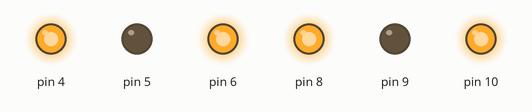
This sketch was run on a simulated Arduino Uno, built with avr-gcc and run on an emulated ATmega328P. On the bench: output pins drawn as LEDs (lit = HIGH).

Above: at 2.5 s.
At 7.5 s:
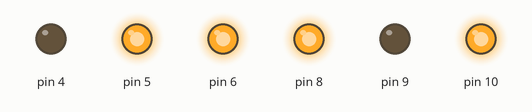
At 12.5 s:
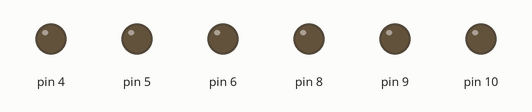
Timing chart, 0 to 19.5 s (numbered marks = the images above):
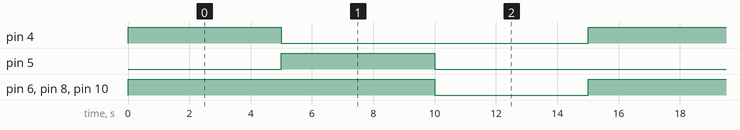

Measured:
- by itself, pin 4, pin 5: alternates HIGH for 5.0 s and LOW for 10.0 s
- by itself, pin 6, pin 8, pin 10: alternates HIGH for 10.0 s and LOW for 5.0 s
- by itself, everything shown: repeats every 15.0 s, in 3 steps

The sketch:

Motor.ino
```cpp
#include "motor.h"

Motor leftMotor(4, 5, 6);
Motor rightMotor(8, 9, 10);

void setup() {
  leftMotor.init();
  rightMotor.init();
}

void loop() {
  // Ambos motores hacia adelante por 5 segundos
  leftMotor.moveForward(255);
  rightMotor.moveForward(255);
  delay(5000);

  // Motor izquierdo hacia atrás, motor derecho hacia adelante (giro)
  leftMotor.moveBackward(255);
  rightMotor.moveForward(255);
  delay(5000);

  // Detener ambos motores
  leftMotor.stop();
  rightMotor.stop();
  delay(5000);
}
```

motor.cpp
```cpp
#include "motor.h"

Motor::Motor(uint8_t inputA, uint8_t inputB, uint8_t inputPwm) {
  this->inputA = inputA;
  this->inputB = inputB;
  this->inputPwm = inputPwm;
}

void Motor::init() {
  pinMode(inputA, OUTPUT);
  pinMode(inputB, OUTPUT);
  pinMode(inputPwm, OUTPUT);
  stop();
}

void Motor::moveForward(uint8_t pwm) {
  digitalWrite(inputA, HIGH);
  digitalWrite(inputB, LOW);
  analogWrite(inputPwm, pwm);
}

void Motor::moveBackward(uint8_t pwm) {
  digitalWrite(inputA, LOW);
  digitalWrite(inputB, HIGH);
  analogWrite(inputPwm, pwm);
}

void Motor::stop() {
  digitalWrite(inputA, LOW);
  digitalWrite(inputB, LOW);
  analogWrite(inputPwm, LOW);
}
```

motor.h
```cpp
#ifndef MOTOR_H
#define MOTOR_H

#include <Arduino.h>

class Motor {
  private:
    uint8_t inputA;
    uint8_t inputB;
    uint8_t inputPwm;

  public:
    Motor() {}  // Constructor vacío
    Motor(uint8_t inputA, uint8_t inputB, uint8_t inputPwm);

    void init();
    void moveForward(uint8_t pwm);
    void moveBackward(uint8_t pwm);
    void stop();
};

#endif
```
